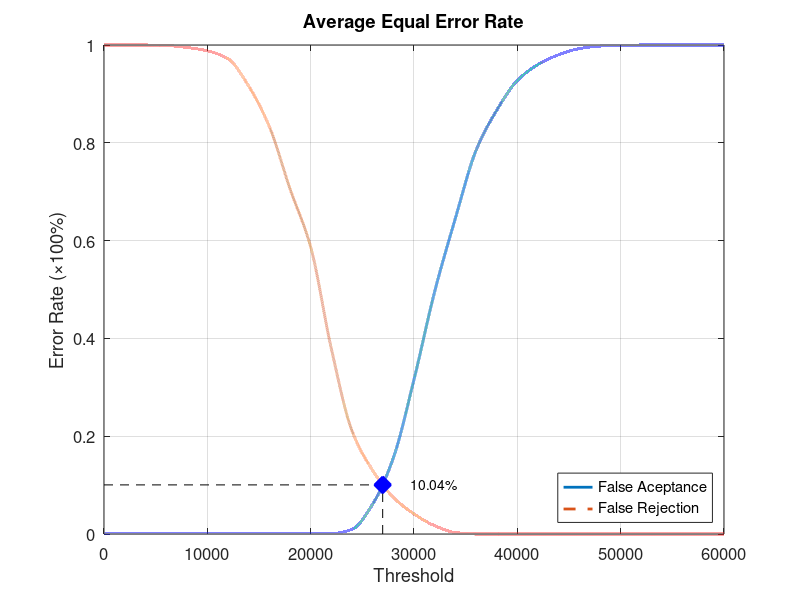
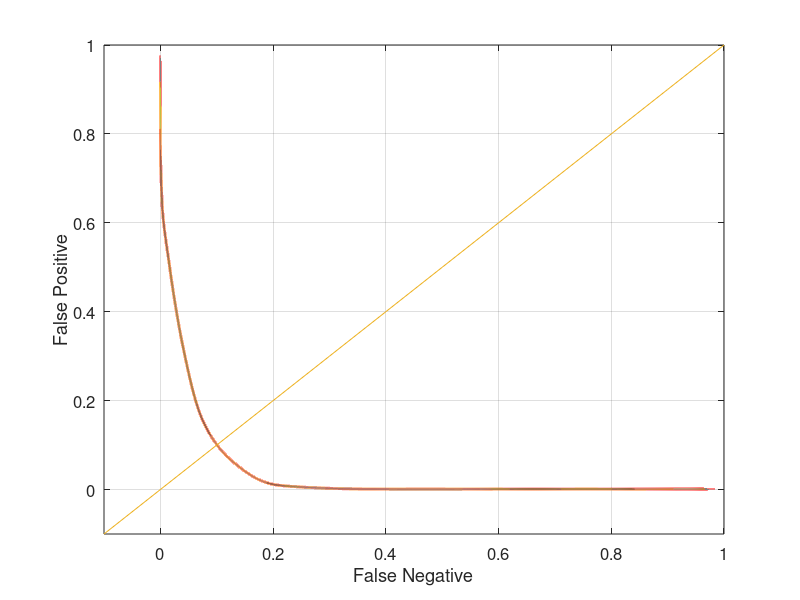

Source code (MATLAB) for these figures, in order:
function yEER = Database2Average
close all;
clear;
clc;
x = 0:2000:60000;
xq = 0:0.5:60000;

y0 = [0 0.00105263 0.00105263 0.00105263 0.00105263 0.00105263 0.00105263 0.00105263 0.00105263 0.00105263 0.00105263 0.00105263 0.00947368 0.0610526 0.155789 0.315789 0.49579 0.645263 0.784211 0.866316 0.927368 0.96 0.98 0.992632 0.997895 0.998947 1 1 1 1 1];
yy0 = interp1(x, y0, xq, 'pchip');
y1 = [1 1 1 0.999 0.995 0.988 0.972 0.916 0.833 0.706 0.587 0.379 0.211 0.13 0.075 0.041 0.017 0.003 0 0 0 0 0 0 0 0 0 0 0 0 0];
yy1 = interp1(x, y1, xq, 'pchip');

% Calculating EER: 
y2 = abs(y0 - y1);
find(y2 == min(y2))
yy2 = abs(yy0 - yy1);
xEER = find(yy2 == min(yy2));
xEERIndex = xq(xEER) % X-axis EER
yEER = yy0(xEER) % Y-axis EER

main = figure
plot(xq, yy0,'-','LineWidth', 2);	hold on
plot(xq, yy1,'--','LineWidth', 2);	hold on
plot([xEERIndex xEERIndex], [0 yEER], 'k--');	hold on
plot([0 xEERIndex], [yEER yEER], 'k--');	hold on
plot(xEERIndex, yEER, 'bx', 'LineWidth', 10);	hold on
text(xEERIndex + 10 * xEERIndex / 100, yEER, [num2str(round((10000 * yEER)) / 100) '%'])
legend('False Aceptance', 'False Rejection', 'Location', 'SouthEast')
xlabel('Threshold')
ylabel('Error Rate (\times100%)')
title('Average Equal Error Rate')
set(gca, 'FontSize', 12)
axis([0 60000 0 1])
grid on

print(main, 'Database2AverageMain', '-dpng');
FNRxFPR = figure('Color', [1 1 1]);
plot(yy1, yy0, '-', yy1, yy0, 'LineWidth', 2);
hold on
y = -0.1:0.1:1
plot(y, y); 
set(gca, 'FontSize', 12)
xlabel('False Negative')
ylabel('False Positive')
axis([-0.1 1 -0.1 1])
set(gca, 'FontSize', 12)
grid on

print(FNRxFPR, 'Database2AverageFNRxFPR','-dpng');
end
